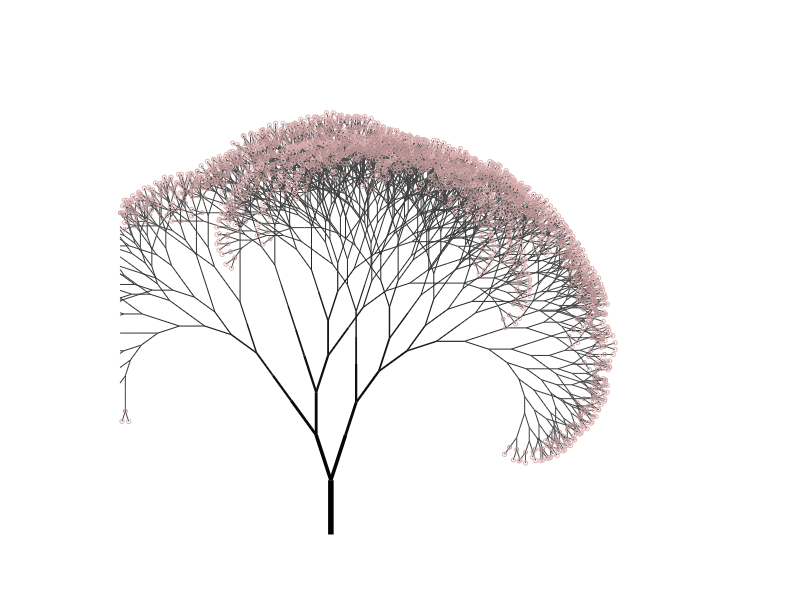

MATLAB code for this plot:
function sakura
% @author:slandarer
% 随机形状二叉树樱花树绘制
hold on,axis equal
axis(0.5+[-10,50,0,50])
set(gca,'xtick',[],'ytick',[],'xcolor','w','ycolor','w')
set(gca,'color',[0.5020    0.5020    0.5020])
 
length_trunk=6;
width_trunk=4;
k1=0.9;
k2=0.8;
number_branch=15;
alp=pi/10;
length_branch=k1*length_trunk;
width_branch=k2*width_trunk;
trunk=[12,0;12,length_trunk];
plot(trunk(:,1),trunk(:,2),'color',[0 0 0],'Linewidth',width_trunk)
begins=[trunk(2,:),pi/2,1];
grow=begins;
plotdata=[0 0 0 0 0 0 0 0];
plotdata(1,:)=[];
for i=1:number_branch
    control=randi(25,[length(grow(:,1)),1])>=10;
    ag=grow(:,3);
    l=length(ag);
    parta=[length_branch.*k1.^grow(:,4).*cos(ag+ones(l,1)*alp),length_branch.*k1.^grow(:,4).*sin(ag+ones(l,1)*alp),ones(l,1)*alp,ones(l,1)];
    partb=[length_branch.*k1.^grow(:,4).*cos(ag-ones(l,1)*alp),length_branch.*k1.^grow(:,4).*sin(ag-ones(l,1)*alp),-ones(l,1)*alp,ones(l,1)];
    parta2=[0.8.*length_branch.*k1.^grow(:,4).*cos(ag),0.8.*length_branch.*k1.^grow(:,4).*sin(ag),zeros(l,1),ones(l,1)];
    partb2=[0.8.*length_branch.*k1.^grow(:,4).*cos(ag),0.8.*length_branch.*k1.^grow(:,4).*sin(ag),zeros(l,1),ones(l,1)];
    parta=control.*parta+(1-control).*parta2;
    partb=control.*partb+(1-control).*partb2;
    parta=parta+grow;
    partb=partb+grow;
    congress=[parta;partb];
    grow=[grow;grow];
    judge=[grow,congress];
    judge=unique(judge,'rows');
    grow=judge(:,5:end);
    plotdata=[plotdata;judge];
end
for i=1:number_branch
    temp_w=width_branch*0.8^i;
    temp_branch=plotdata(plotdata(:,4)==i,:);
    plx=[temp_branch(:,1),temp_branch(:,5)];
    ply=[temp_branch(:,2),temp_branch(:,6)];
    plx=plx';ply=ply';
    plot(plx,ply,'color',[0 0 0]+i*[0.3020 0.3020 0.3020]./number_branch,'Linewidth',temp_w)
end
 
bloom_pos=plotdata(plotdata(:,8)==number_branch+1,[5,6]);
scatter(bloom_pos(:,1),bloom_pos(:,2),10,'CData',[0.8549    0.6824    0.6824])
bloom_pos=plotdata(plotdata(:,8)==number_branch,[5,6]);
scatter(bloom_pos(:,1),bloom_pos(:,2),8,'CData',[0.7451    0.5961    0.5961].*0.97)
end
